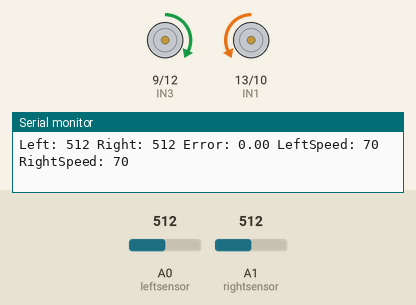
A sketch run on a simulated Arduino Uno, built with avr-gcc and run on an emulated ATmega328P. Shown: motor-driver pin pairs drawn as motors (green arrow = first pin HIGH = forward, orange = second pin HIGH = backward, longer = more drive), the last lines printed to the serial monitor. The inputs (shaded band) are chosen by the test bench; at power-on: A0 (leftsensor) = 512, A1 (rightsensor) = 512.

Above: at 1.2 s.
1.3 s: A0 (leftsensor) set to 716
At 2.5 s:
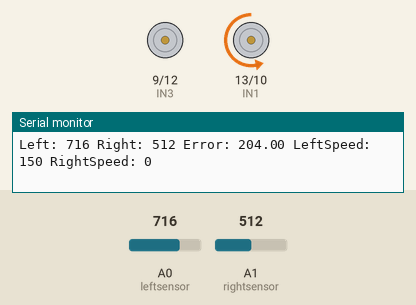
2.8 s: A1 (rightsensor) set to 608
5.8 s: A1 (rightsensor) set to 625
7.3 s: A1 (rightsensor) set to 760
At 10.13 s:
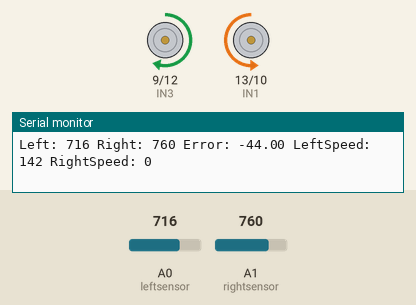
10.3 s: A0 (leftsensor) set to 760
At 11.3 s:
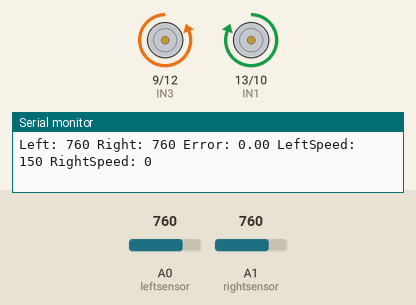
11.8 s: A0 (leftsensor) set to 740
At 28.7 s:
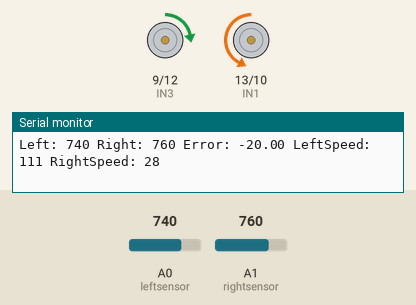
Timing chart, 0 to 29.6 s (numbered marks = the images above; inputs shaded):
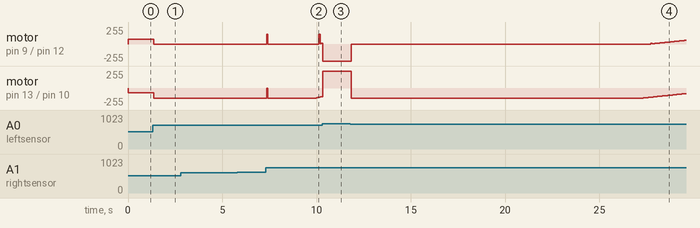

Measured:
- the behaviour switches between 751 and 750 on A0 (leftsensor) (found by bisection; images 3 and 4)
- after the input at 1.3 s, motor on pin 9 (IN3) / pin 12 (IN4): forward 70/255 → stopped after 0.06 s; motor on pin 13 (IN1) / pin 10 (IN2): backward 70/255 → backward 150/255 after 0.06 s

The sketch:

line_follower_PID.ino
```cpp
#define leftsensor A0
#define rightsensor A1
#define IN1 13
#define IN2 10
#define IN3 9
#define IN4 12

// PID 参数
float Kp = 20.0;  // 比例增益
float Ki = 0.1;   // 积分增益
float Kd = 5.0;   // 微分增益

// PID 变量
float error = 0;
float previousError = 0;
float integral = 0;
float derivative = 0;

// 基础速度
int baseSpeed = 70;
int maxSpeed = 150;

void setup() {
  pinMode(leftsensor, INPUT);
  pinMode(rightsensor, INPUT);
  pinMode(IN1, OUTPUT);
  pinMode(IN2, OUTPUT);
  pinMode(IN3, OUTPUT);
  pinMode(IN4, OUTPUT);
  Serial.begin(9600);
}

void loop() {
  // 读取传感器模拟值
  int leftValue = analogRead(leftsensor);
  int rightValue = analogRead(rightsensor);

  // 计算误差（目标是保持在黑线上，误差基于传感器差值）
  error = leftValue - rightValue; // 左高右低则error为正，需右转

  // 计算PID各部分
  integral += error;            // 积分项
  derivative = error - previousError; // 微分项
  float correction = Kp * error + Ki * integral + Kd * derivative;

  // 计算左右电机速度
  int leftSpeed = baseSpeed + correction;
  int rightSpeed = baseSpeed - correction;

  // 限制速度范围
  leftSpeed = constrain(leftSpeed, 0, maxSpeed);
  rightSpeed = constrain(rightSpeed, 0, maxSpeed);


  if (leftValue > 750 && rightValue > 750) {
    back();
    delay(50);
  } else {
    moveMotors(leftSpeed, rightSpeed);
  }

  // 更新上一次误差
  previousError = error;


  Serial.print("Left: "); Serial.print(leftValue);
  Serial.print(" Right: "); Serial.print(rightValue);
  Serial.print(" Error: "); Serial.print(error);
  Serial.print(" LeftSpeed: "); Serial.print(leftSpeed);
  Serial.print(" RightSpeed: "); Serial.println(rightSpeed);

  delay(50);
}

void moveMotors(int leftSpeed, int rightSpeed) {
  digitalWrite(IN1, LOW);
  analogWrite(IN2, leftSpeed);
  analogWrite(IN3, rightSpeed);
  digitalWrite(IN4, LOW);
}

void back() {
  digitalWrite(IN1, HIGH);
  analogWrite(IN2, 0);
  analogWrite(IN3, 0);
  digitalWrite(IN4, HIGH);
}

void stopnow() {
  digitalWrite(IN1, LOW);
  analogWrite(IN2, 0);
  analogWrite(IN3, 0);
  digitalWrite(IN4, LOW);
}
```
